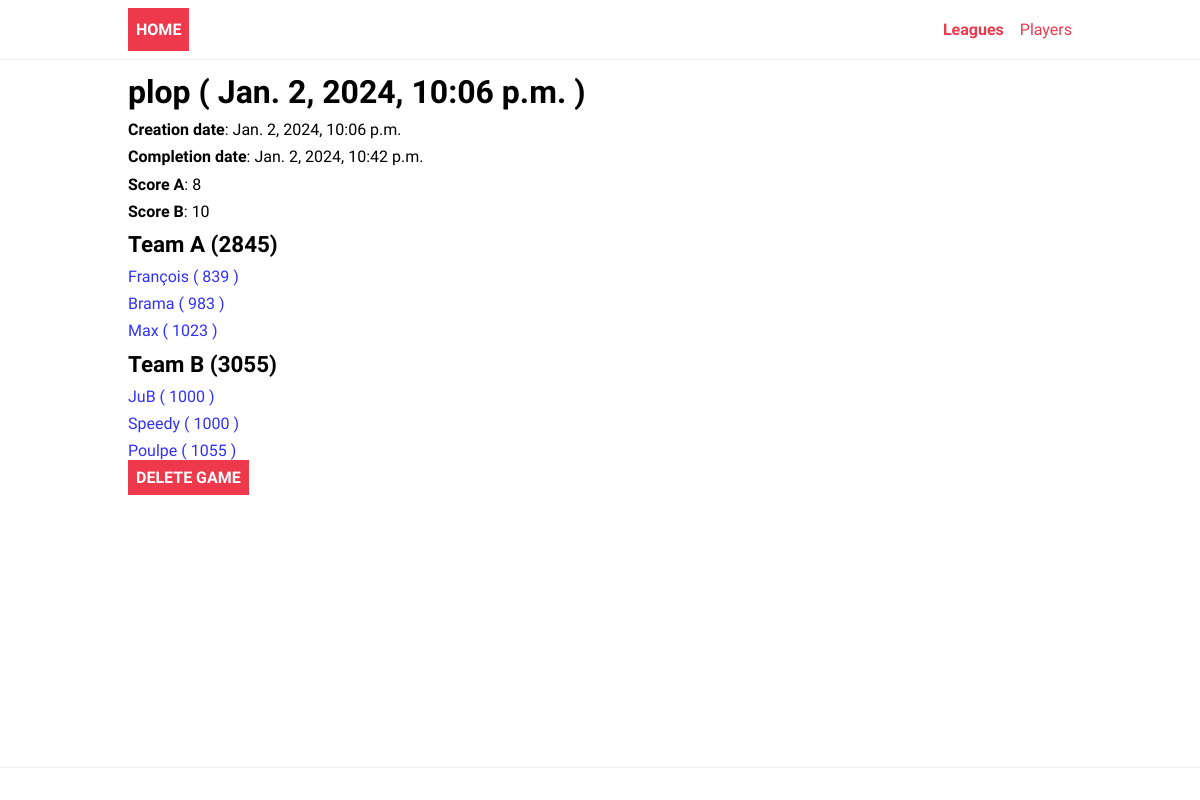
Page /ladder/leagues/5/43 on the earlier database version.
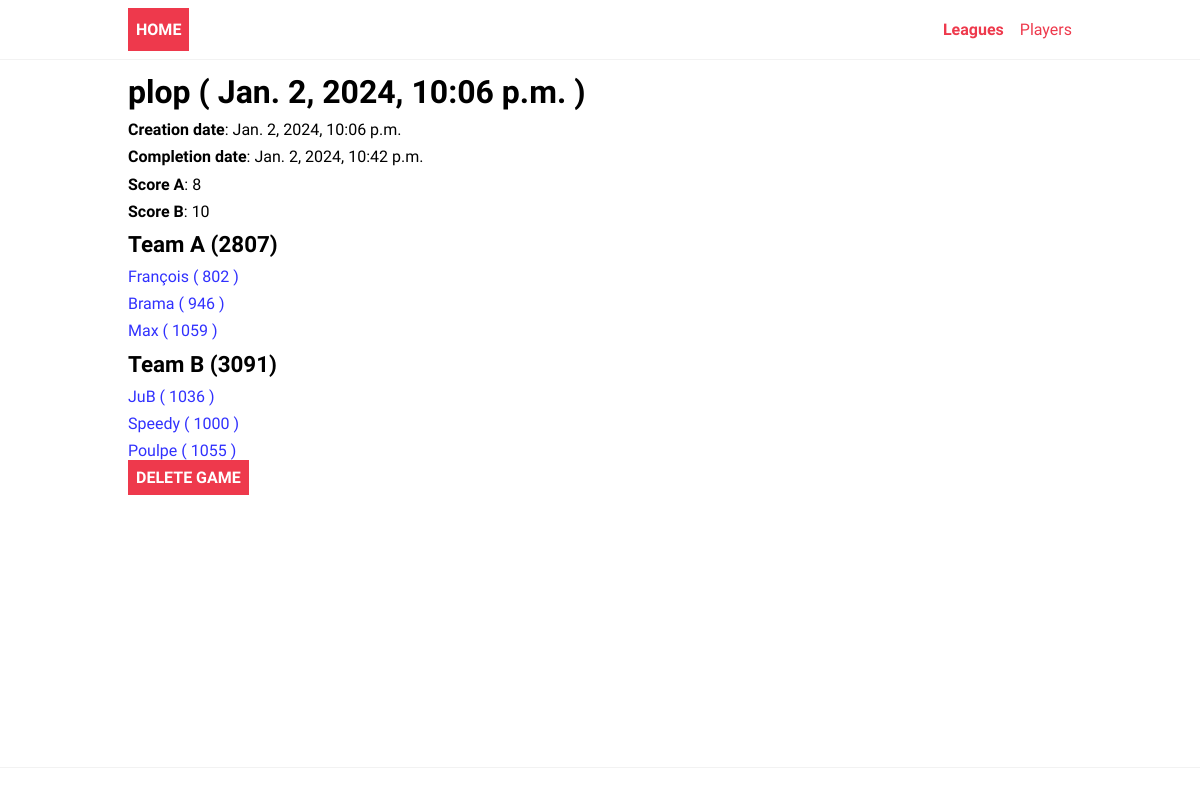
Same page on the later database version.
### ladder/models.py (models this page shows, shortened)
class Team(models.Model):
    game = models.ForeignKey(Game, on_delete=models.CASCADE)
    player = models.ForeignKey(Player, on_delete=models.CASCADE)
    team_name = models.CharField(max_length=1)

class Player(models.Model):
    name = models.CharField(max_length=200)
    gender = models.CharField(max_length=10, choices=genders)
    score = models.IntegerField(default=1000)

### ladder/views.py (the view, shortened to what this page needs)
# urls.py: path("leagues/<int:league_id>/<int:pk>", views.GameDetail.as_view(), name="game"),
class GameDetail(FormMixin, generic.DetailView):
    model=Game
    template_name = "ladder/game.html"
    form_class=ScoreForm
    def get_context_data(self, **kwargs):
        context = super().get_context_data(**kwargs)
        context["score_team_a"] = get_team_score(context["game"], 'A')
        context["score_team_b"] = get_team_score(context["game"], 'B')
        context["team_a"] = context["game"].team_set.filter(team_name='A')
        context["team_b"] = context["game"].team_set.filter(team_name='B')
        context["league"] = context["game"].league
        return context

### ladder/views.py (called while the page is built)
def get_team_score(Game, team_name):
    team=Game.team_set.filter(team_name=team_name)
    return TeamScore(team)

def TeamScore(team):
    score=0
    for t in team:
         player = t.player
         score = score + player.score
    return score

### ladder/templates/ladder/game.html (shortened to what this page needs)
{% extends 'ladder/base.html' %}
{% block content %}
<h1>{{ game.league.name }} ( {{ game.creation_date }} ) </h1>
<div>
  <p><b>Creation date</b>:   {{game.creation_date}}</p>
  {% if game.completed %}
  <p><b>Completion date</b>:   {{game.completion_date}}</p>
  <p><b>Score A</b>:   {{game.score_team_a}}</p>
  <p><b>Score B</b>:   {{game.score_team_b}}</p>
  {% else %}
  <p><b>Ongoing game</b></p>
  {% endif %}
</div>
<h2>Team A ({{ score_team_a }})</h2>
<ul>
  {% for team in team_a  %}
  <p>
    <a href="{% url 'ladder:player' team.player.id %}" class="{% if team.player.gender == 'f' %} woman {% else %} man {% endif %}">{{ team.player.name }} ( {{ team.player.score }} )</a></p>
  {% endfor %}
</ul>
<h2>Team B ({{ score_team_b }})</h2>
<ul>
  {% for team in team_b  %}
  <p><a href="{% url 'ladder:player' team.player.id %}" class="{% if team.player.gender == 'f' %} woman {% else %} man {% endif %}">{{ team.player.name }} ( {{ team.player.score }} )</a></p>
  {% endfor %}
</ul>
<a href="{% url 'ladder:delete-game' league.id game.id %}" class="logo">Delete Game</a>
{% endblock content %}

Differences in the rows shown:
changed through a linked row, Team "François": player.score "839" → "802"
changed through a linked row, Team "Brama": player.score "983" → "946"
changed through a linked row, Team "Max": player.score "1023" → "1059"
changed through a linked row, Team "JuB": player.score "1000" → "1036"
Other differences:
{{ score_team_a }}: "2845" → "2807"
{{ score_team_b }}: "3055" → "3091"
